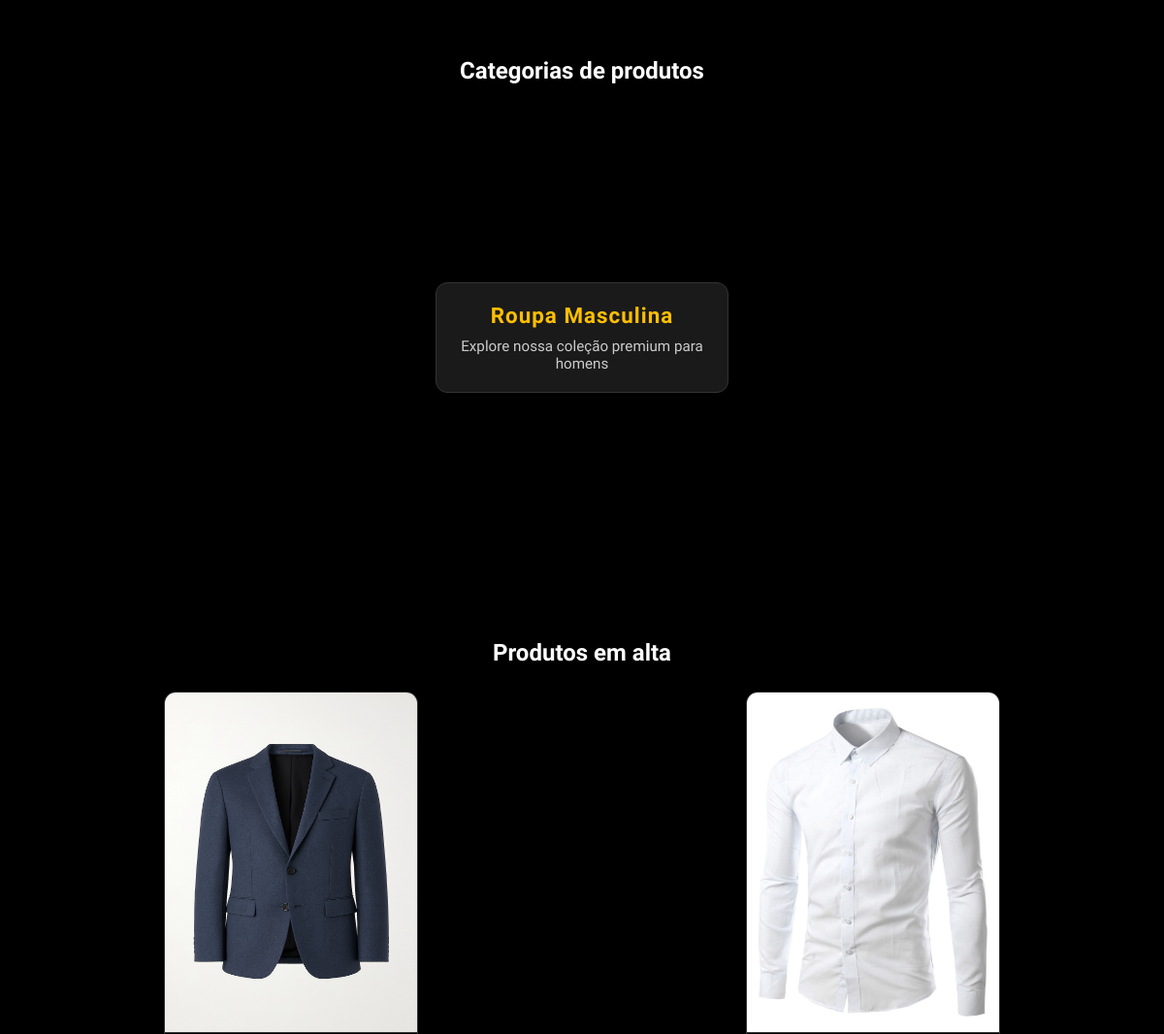
Before: / (middle part) with the older database file.
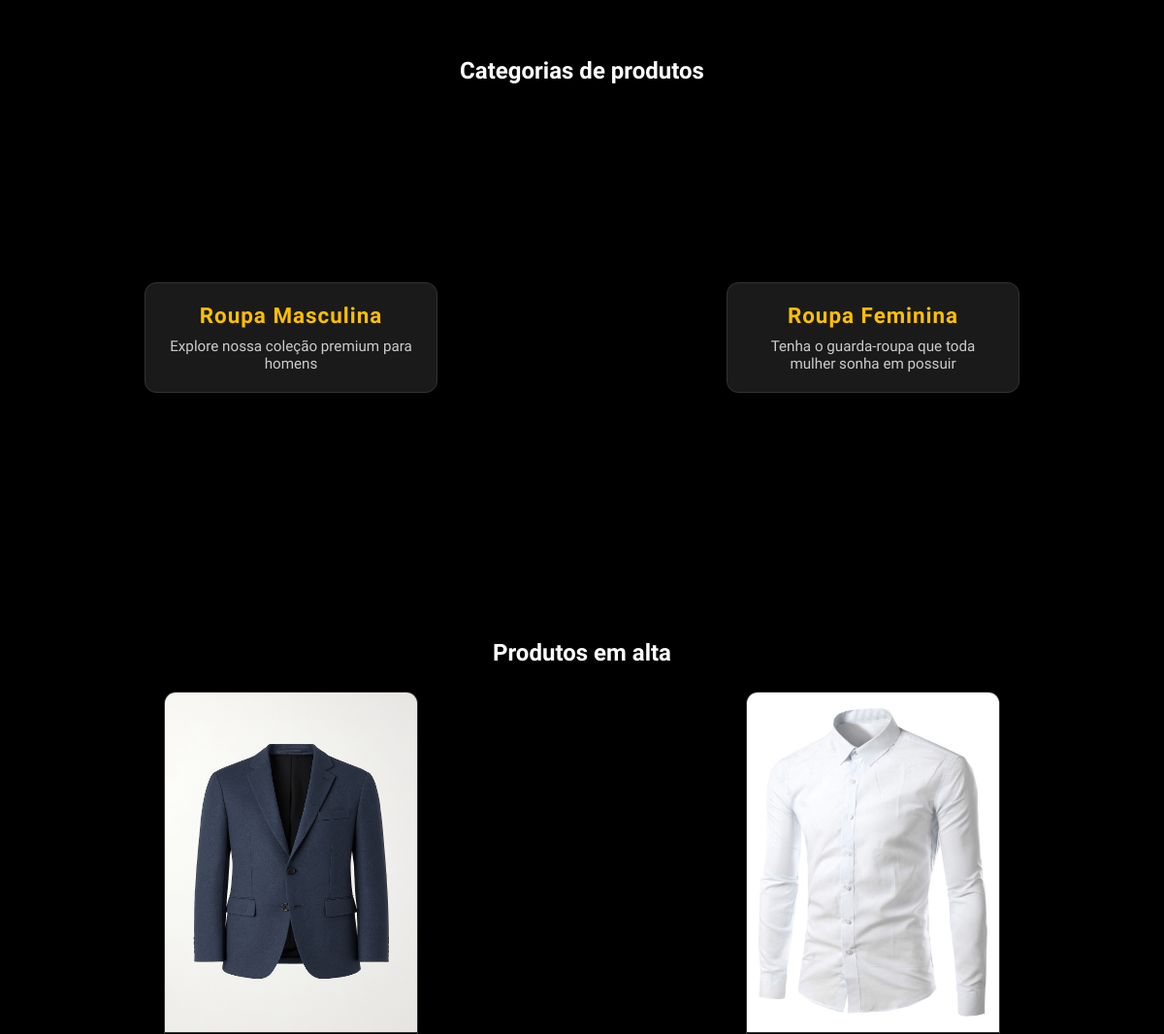
After: the same page with the newer database file.
### auraapp/models.py (models this page shows, shortened)
class Categoria(models.Model):
    nome = models.CharField(max_length=100)
    descricao = models.CharField(max_length=300, default='Descrição')

class Produto(models.Model):
    nome = models.CharField(max_length=150)
    preco = models.DecimalField(max_digits=6, decimal_places=2)
    categoria = models.ForeignKey(Categoria, on_delete=models.CASCADE)
    imagem = models.ImageField(upload_to='./static/', default='./static/blazer.png')

### auraapp/views.py (the view)
# urls.py: path('', views.index, name='index'),
def index(request):
    produtos = Produto.objects.all()
    categorias = Categoria.objects.all()
    return render(request, 'auraapp/index.html', {'produtos':produtos, 'categorias':categorias})

### auraapp/templates/auraapp/index.html (shortened to what this page needs)
<!DOCTYPE html>
<html lang="en">
<head>
</head>
<body>
    <main>
        <div class="secao2">
            <div class="shead">
                <h2>Categorias de produtos</h2>
            </div>
            <div class="sbody">
                {% for categoria in categorias %}
                <div class="categoria-card">
                    <h2>{{ categoria.nome }}</h2>
                    <p>{{ categoria.descricao }}</p>
                </div>
                {% endfor %}
            </div>
        </div>
        <div class="secao2">
            <div class="shead">
                <h2>Produtos em alta</h2>
            </div>
            <div class="sbody">
                {% for produto in produtos%}
                <div class="product-card">
                    <img src="{{produto.imagem.url}}" alt="">
                </div>
                {% endfor %}
            </div>
        </div>
    </main>
</body>
</html>

### auraapp/templates/auraapp/index.html (style rules this page uses)
* { padding: 0; margin: 0; background-color: black; color: #fff; font-family: 'Raleway', sans-serif; }
.secao2 { margin-top: 50px; height: 550px; width: 100%; display: flex; flex-direction: column; }
.shead { height: 50px; display: flex; justify-content: center; align-items: center; }
.sbody { width: 100%; height: 500px; display: flex; flex-direction: row; align-items: center; justify-content: space-around; }
.categoria-card { width: 260px; background-color: #1a1a1a; color: #ffffff; border: 1px solid #333; border-radius: 12px; padding: 20px; box-shadow: 0 4px 12px rgba(0,0,0,0.5); transition: transform 0.3s ease, box-shadow 0.3s ease; text-align: center; }
.categoria-card h2 { font-size: 1.4rem; background-color: #1a1a1a; color: #FFBF00; margin-bottom: 10px; letter-spacing: 1px; }
.categoria-card p { font-size: 0.95rem; background-color: #1a1a1a; color: #ccc; }
.product-card { width: 260px; background-color: #1a1a1a; border: 1px solid #333; border-radius: 12px; overflow: hidden; box-shadow: 0 4px 12px rgba(0,0,0,0.5); color: #fff; transition: transform 0.3s ease, box-shadow 0.3s ease; }
.product-card img { width: 100%; height: 350px; display: block; border-bottom: 1px solid #333; }

Changed rows visible on the page:
added Categoria: nome "Roupa Feminina", descricao "Tenha o guarda-roupa que toda mulher sonha em possuir"
